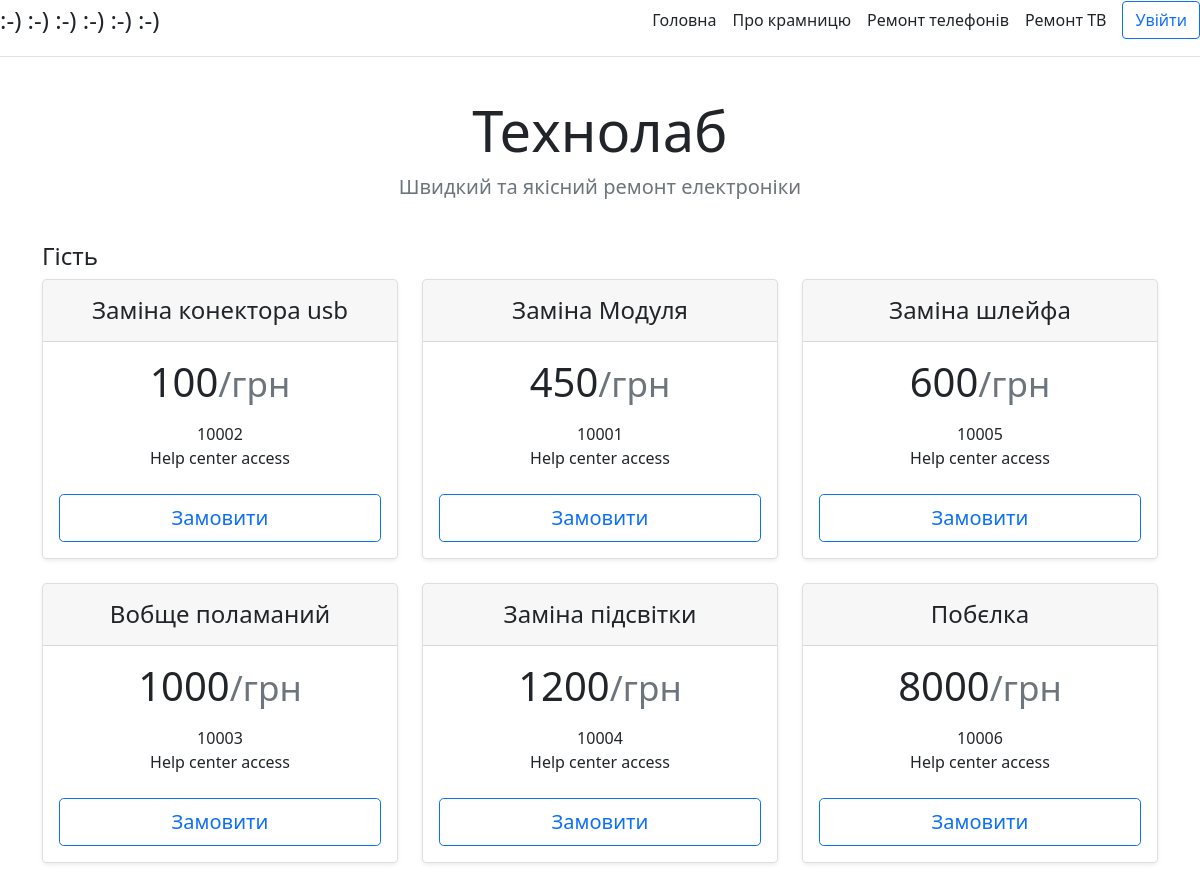
The page / on the database its author committed.
### main.py (models this page shows, shortened)
class Items(db.Model):
    id = db.Column(db.Integer, primary_key=True)
    title = db.Column(db.String(100))
    price = db.Column(db.Integer, nullable=False)
    isActive = db.Column(db.Boolean, default=True)
    create_time = db.Column(db.String)

### main.py (the view)
@app.route('/')
def index():
    arg = Users.base_for_user
    print(arg)
    items = Items.query.order_by(Items.price).all()
    return render_template('index.html', data=items, args=Users.base_for_user, user=Users.user_name)

### templates/index.html
{% extends args %}
{% block body %}
<div class="container">
    <h4>{{user}}</h4>
    <div class="row row-cols-1 row-cols-md-3 mb-3 text-center">
    {% for element in data %}
    <div class="col">
        <div class="card mb-4 rounded-3 shadow-sm">
          <div class="card-header py-3">
            <h4 class="my-0 fw-normal">{{ element.title }}</h4>
          </div>
          <div class="card-body">
            <h1 class="card-title pricing-card-title">{{ element.price }}<small class="text-muted fw-light">/грн</small></h1>
            <ul class="list-unstyled mt-3 mb-4">
              <li>1000{{ element.id }}</li>
              <li>Help center access</li>
            </ul>
            <button type="button" class="w-100 btn btn-lg btn-outline-primary">Замовити</button>
          </div>
        </div>
      </div>
    {% endfor %}
    </div>
    </div>
    {% endblock %}

### rows shown on the page
Items: title "Заміна конектора usb", price "100", id "2"
Items: title "Заміна Модуля", price "450", id "1"
Items: title "Заміна шлейфа", price "600", id "5"
Items: title "Вобще поламаний", price "1000", id "3"
Items: title "Заміна підсвітки", price "1200", id "4"
Items: title "Побєлка", price "8000", id "6"

### other values the page prints
{{ user }} "Гість"
